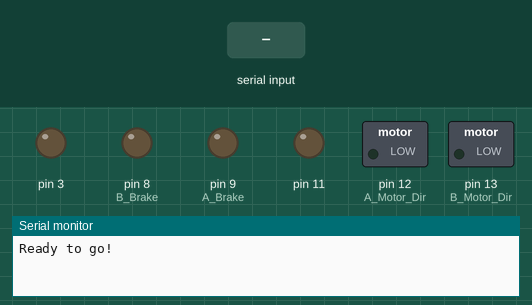
Simulated run of this sketch. Board: Arduino Uno, built with avr-gcc and run on an emulated ATmega328P. Parts: switched loads named in the sketch (green lamp = pin HIGH), output pins drawn as LEDs (lit = HIGH), the last lines printed to the serial monitor. Inputs (shaded band) come from the test bench.

Above: at 1.2 s.
1.3 s: "w" received over Serial
At 2.1 s:
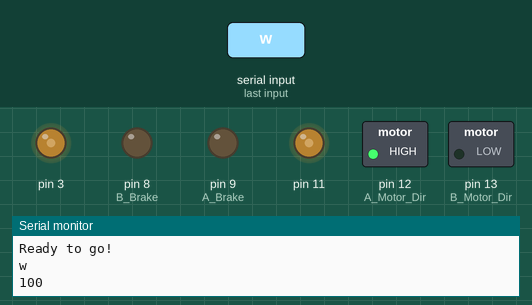
2.8 s: "a" received over Serial
At 3.3 s:
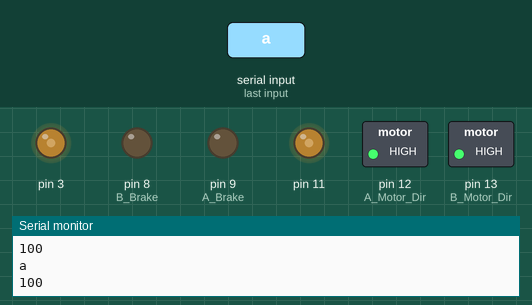
4.3 s: "d" received over Serial
At 5.5 s:
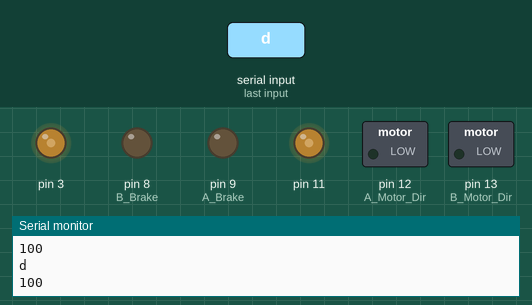
5.8 s: "s" received over Serial
At 6.8 s:
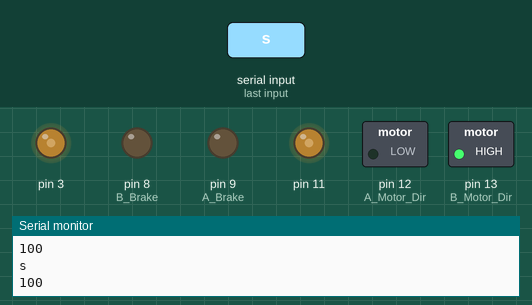
7.3 s: "k" received over Serial
At 7.9 s:
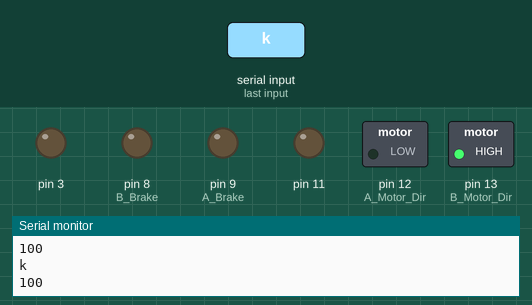
Timing chart, 0 to 9.8 s (numbered marks = the images above; inputs shaded):
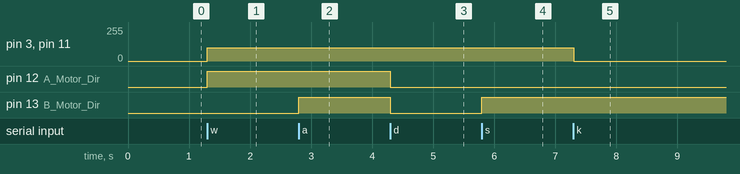

Measured:
- after the input at 1.3 s, pin 3, pin 11: 0/255 → 100/255 at once; pin 12 (A_Motor_Dir): LOW → HIGH at once
- after the input at 2.8 s, pin 13 (B_Motor_Dir): LOW → HIGH at once
- after the input at 4.3 s, pin 12 (A_Motor_Dir), pin 13 (B_Motor_Dir): HIGH → LOW at once
- after the input at 5.8 s, pin 13 (B_Motor_Dir): LOW → HIGH at once
- after the input at 7.3 s, pin 3, pin 11: 100/255 → 0/255 at once

The sketch:

sketch_jul13c.ino
```cpp
void setup() {
  // put your setup code here, to run once:

  pinMode(12,OUTPUT); //A Motor Dir
  pinMode(9,OUTPUT); //A Brake
  analogWrite(3,0); //A speed

  pinMode(13,OUTPUT); //B Motor Dir
  pinMode(8,OUTPUT); //B Brake
  analogWrite(11,0); //B speed


  Serial.begin(9600); //baud rate
  Serial.println("Ready to go!");


  }
int realspeed = 100;
void loop() {
  // put your main code here, to run repeatedly:

  if(Serial.available()){

     char key = Serial.read();
     Serial.println(key);
     Serial.println(realspeed);
     if(key=='w'){
       moveA(realspeed,false);
       moveB(realspeed,true);//they are different because the motors are flipped so if they were the same it would turn
      }
     else if(key =='a'){
      moveA(realspeed,false);
      moveB(realspeed,false);
      }
     else if(key =='d'){
      moveB(realspeed,true);
      moveA(realspeed,true);
      }
     else if(key == 's'){
      moveA(realspeed,true);
      moveB(realspeed,false);
      }
     else if(key == 'k'){
      moveA(0,true);
      moveB(0,false);

    } else if(key == 'o') {
      if(realspeed <= 235) realspeed += 20;
    } else if(key == 'p') {
      if(realspeed >= 80){
        realspeed -= 20;
      }
    }
  }
}

void moveA(int speed, boolean dir) {
  if(dir ==true){
    digitalWrite(12,LOW);
  }else{
    digitalWrite(12,HIGH);
  }

  digitalWrite(9,LOW);
  analogWrite(3,speed);
}

void moveB(int speed, boolean dir) {
  if(dir ==true){
    digitalWrite(13,LOW);
  }else{
    digitalWrite(13,HIGH);
  }

  digitalWrite(8,LOW);
  analogWrite(11,speed);
}
```
